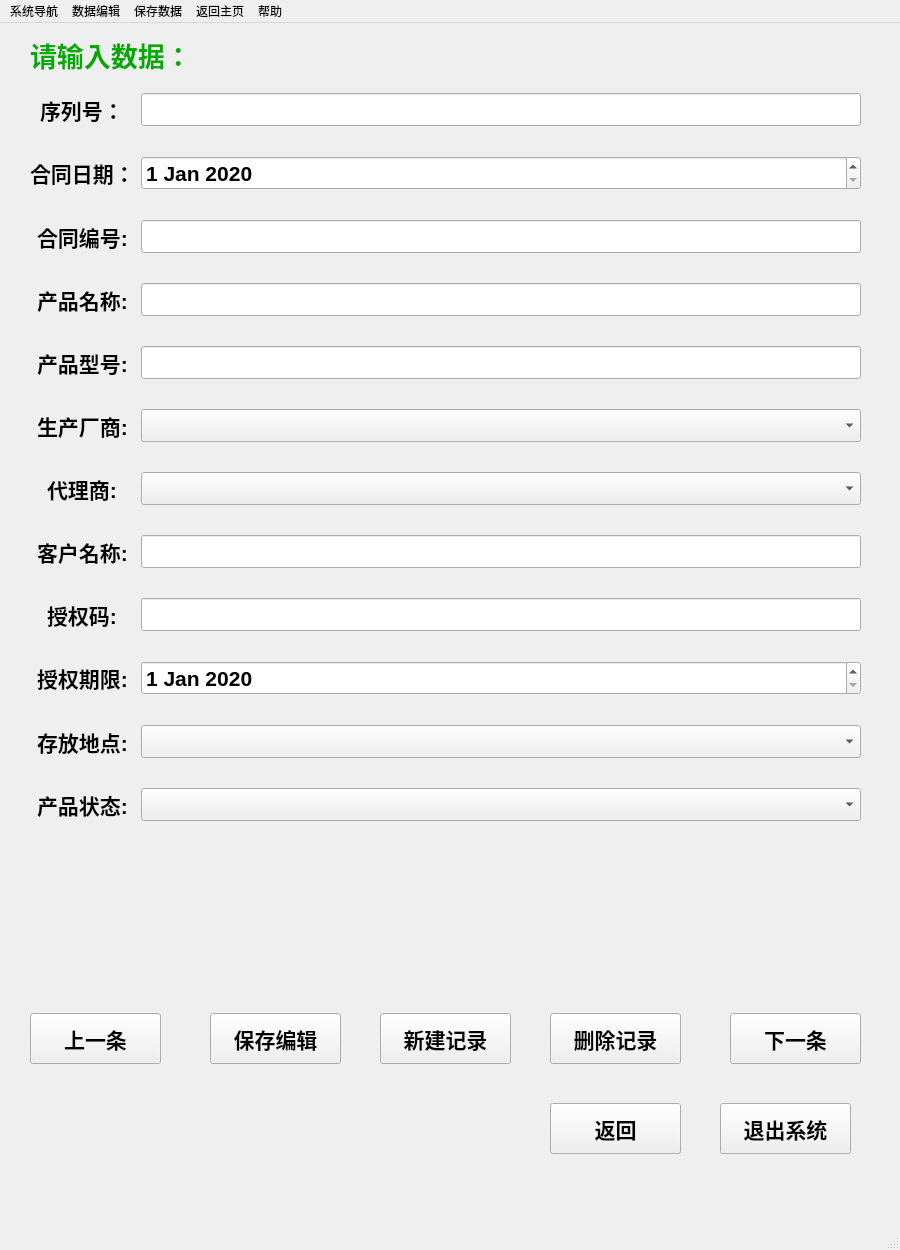
<?xml version="1.0" encoding="UTF-8"?>
<ui version="4.0">
 <class>MainWindow</class>
 <widget class="QMainWindow" name="MainWindow">
  <property name="geometry">
   <rect>
    <x>0</x>
    <y>0</y>
    <width>900</width>
    <height>1250</height>
   </rect>
  </property>
  <property name="minimumSize">
   <size>
    <width>900</width>
    <height>1250</height>
   </size>
  </property>
  <property name="windowTitle">
   <string>MainWindow</string>
  </property>
  <widget class="QWidget" name="centralwidget">
   <widget class="QPushButton" name="pushButton_4">
    <property name="geometry">
     <rect>
      <x>550</x>
      <y>1080</y>
      <width>131</width>
      <height>51</height>
     </rect>
    </property>
    <property name="font">
     <font>
      <pointsize>16</pointsize>
      <weight>75</weight>
      <bold>true</bold>
     </font>
    </property>
    <property name="text">
     <string>返回</string>
    </property>
   </widget>
   <widget class="QPushButton" name="pushButton_5">
    <property name="geometry">
     <rect>
      <x>720</x>
      <y>1080</y>
      <width>131</width>
      <height>51</height>
     </rect>
    </property>
    <property name="font">
     <font>
      <pointsize>16</pointsize>
      <weight>75</weight>
      <bold>true</bold>
     </font>
    </property>
    <property name="text">
     <string>退出系统</string>
    </property>
   </widget>
   <widget class="QPushButton" name="pushButton_1">
    <property name="geometry">
     <rect>
      <x>210</x>
      <y>990</y>
      <width>131</width>
      <height>51</height>
     </rect>
    </property>
    <property name="font">
     <font>
      <pointsize>16</pointsize>
      <weight>75</weight>
      <bold>true</bold>
     </font>
    </property>
    <property name="text">
     <string>保存编辑</string>
    </property>
   </widget>
   <widget class="QLabel" name="label_1">
    <property name="geometry">
     <rect>
      <x>30</x>
      <y>11</y>
      <width>241</width>
      <height>41</height>
     </rect>
    </property>
    <property name="font">
     <font>
      <pointsize>20</pointsize>
      <weight>75</weight>
      <bold>true</bold>
     </font>
    </property>
    <property name="styleSheet">
     <string notr="true">color: rgb(0, 170, 0);</string>
    </property>
    <property name="text">
     <string>请输入数据：</string>
    </property>
   </widget>
   <widget class="QPushButton" name="pushButton_3">
    <property name="geometry">
     <rect>
      <x>550</x>
      <y>990</y>
      <width>131</width>
      <height>51</height>
     </rect>
    </property>
    <property name="font">
     <font>
      <pointsize>16</pointsize>
      <weight>75</weight>
      <bold>true</bold>
     </font>
    </property>
    <property name="text">
     <string>删除记录</string>
    </property>
   </widget>
   <widget class="QWidget" name="formLayoutWidget">
    <property name="geometry">
     <rect>
      <x>30</x>
      <y>70</y>
      <width>831</width>
      <height>861</height>
     </rect>
    </property>
    <layout class="QFormLayout" name="formLayout">
     <property name="labelAlignment">
      <set>Qt::AlignCenter</set>
     </property>
     <property name="verticalSpacing">
      <number>30</number>
     </property>
     <item row="0" column="0">
      <widget class="QLabel" name="label_2">
       <property name="font">
        <font>
         <pointsize>16</pointsize>
         <weight>75</weight>
         <bold>true</bold>
        </font>
       </property>
       <property name="text">
        <string>序列号：</string>
       </property>
      </widget>
     </item>
     <item row="1" column="0">
      <widget class="QLabel" name="label_3">
       <property name="font">
        <font>
         <pointsize>16</pointsize>
         <weight>75</weight>
         <bold>true</bold>
        </font>
       </property>
       <property name="text">
        <string>合同日期：</string>
       </property>
      </widget>
     </item>
     <item row="2" column="0">
      <widget class="QLabel" name="label_4">
       <property name="font">
        <font>
         <pointsize>16</pointsize>
         <weight>75</weight>
         <bold>true</bold>
        </font>
       </property>
       <property name="text">
        <string>合同编号:</string>
       </property>
      </widget>
     </item>
     <item row="3" column="0">
      <widget class="QLabel" name="label_5">
       <property name="font">
        <font>
         <pointsize>16</pointsize>
         <weight>75</weight>
         <bold>true</bold>
        </font>
       </property>
       <property name="text">
        <string>产品名称:</string>
       </property>
      </widget>
     </item>
     <item row="4" column="0">
      <widget class="QLabel" name="label_6">
       <property name="font">
        <font>
         <pointsize>16</pointsize>
         <weight>75</weight>
         <bold>true</bold>
        </font>
       </property>
       <property name="text">
        <string>产品型号:</string>
       </property>
      </widget>
     </item>
     <item row="6" column="0">
      <widget class="QLabel" name="label_8">
       <property name="font">
        <font>
         <pointsize>16</pointsize>
         <weight>75</weight>
         <bold>true</bold>
        </font>
       </property>
       <property name="text">
        <string>代理商:</string>
       </property>
      </widget>
     </item>
     <item row="5" column="0">
      <widget class="QLabel" name="label_7">
       <property name="font">
        <font>
         <pointsize>16</pointsize>
         <weight>75</weight>
         <bold>true</bold>
        </font>
       </property>
       <property name="text">
        <string>生产厂商:</string>
       </property>
      </widget>
     </item>
     <item row="7" column="0">
      <widget class="QLabel" name="label_9">
       <property name="font">
        <font>
         <pointsize>16</pointsize>
         <weight>75</weight>
         <bold>true</bold>
        </font>
       </property>
       <property name="text">
        <string>客户名称:</string>
       </property>
      </widget>
     </item>
     <item row="8" column="0">
      <widget class="QLabel" name="label_10">
       <property name="font">
        <font>
         <pointsize>16</pointsize>
         <weight>75</weight>
         <bold>true</bold>
        </font>
       </property>
       <property name="text">
        <string>授权码:</string>
       </property>
      </widget>
     </item>
     <item row="9" column="0">
      <widget class="QLabel" name="label_11">
       <property name="font">
        <font>
         <pointsize>16</pointsize>
         <weight>75</weight>
         <bold>true</bold>
        </font>
       </property>
       <property name="text">
        <string>授权期限:</string>
       </property>
      </widget>
     </item>
     <item row="10" column="0">
      <widget class="QLabel" name="label_12">
       <property name="font">
        <font>
         <pointsize>16</pointsize>
         <weight>75</weight>
         <bold>true</bold>
        </font>
       </property>
       <property name="text">
        <string>存放地点:</string>
       </property>
      </widget>
     </item>
     <item row="11" column="0">
      <widget class="QLabel" name="label_13">
       <property name="font">
        <font>
         <pointsize>16</pointsize>
         <weight>75</weight>
         <bold>true</bold>
        </font>
       </property>
       <property name="text">
        <string>产品状态:</string>
       </property>
      </widget>
     </item>
     <item row="0" column="1">
      <widget class="QLineEdit" name="lineEdit_1">
       <property name="enabled">
        <bool>true</bool>
       </property>
       <property name="font">
        <font>
         <pointsize>16</pointsize>
         <weight>75</weight>
         <bold>true</bold>
        </font>
       </property>
       <property name="cursor">
        <cursorShape>ArrowCursor</cursorShape>
       </property>
       <property name="focusPolicy">
        <enum>Qt::NoFocus</enum>
       </property>
       <property name="acceptDrops">
        <bool>true</bool>
       </property>
       <property name="inputMethodHints">
        <set>Qt::ImhNone</set>
       </property>
       <property name="inputMask">
        <string/>
       </property>
      </widget>
     </item>
     <item row="1" column="1">
      <widget class="QDateEdit" name="dateEdit_1">
       <property name="font">
        <font>
         <pointsize>16</pointsize>
         <weight>75</weight>
         <bold>true</bold>
        </font>
       </property>
       <property name="date">
        <date>
         <year>2020</year>
         <month>1</month>
         <day>1</day>
        </date>
       </property>
      </widget>
     </item>
     <item row="2" column="1">
      <widget class="QLineEdit" name="lineEdit_2">
       <property name="font">
        <font>
         <pointsize>16</pointsize>
         <weight>75</weight>
         <bold>true</bold>
        </font>
       </property>
      </widget>
     </item>
     <item row="3" column="1">
      <widget class="QLineEdit" name="lineEdit_3">
       <property name="font">
        <font>
         <pointsize>16</pointsize>
         <weight>75</weight>
         <bold>true</bold>
        </font>
       </property>
      </widget>
     </item>
     <item row="4" column="1">
      <widget class="QLineEdit" name="lineEdit_4">
       <property name="font">
        <font>
         <pointsize>16</pointsize>
         <weight>75</weight>
         <bold>true</bold>
        </font>
       </property>
      </widget>
     </item>
     <item row="5" column="1">
      <widget class="QComboBox" name="comboBox_1">
       <property name="font">
        <font>
         <pointsize>16</pointsize>
         <weight>75</weight>
         <bold>true</bold>
        </font>
       </property>
      </widget>
     </item>
     <item row="6" column="1">
      <widget class="QComboBox" name="comboBox_2">
       <property name="font">
        <font>
         <pointsize>16</pointsize>
         <weight>75</weight>
         <bold>true</bold>
        </font>
       </property>
      </widget>
     </item>
     <item row="7" column="1">
      <widget class="QLineEdit" name="lineEdit_5">
       <property name="font">
        <font>
         <pointsize>16</pointsize>
         <weight>75</weight>
         <bold>true</bold>
        </font>
       </property>
      </widget>
     </item>
     <item row="8" column="1">
      <widget class="QLineEdit" name="lineEdit_6">
       <property name="font">
        <font>
         <pointsize>16</pointsize>
         <weight>75</weight>
         <bold>true</bold>
        </font>
       </property>
      </widget>
     </item>
     <item row="9" column="1">
      <widget class="QDateEdit" name="dateEdit_2">
       <property name="font">
        <font>
         <pointsize>16</pointsize>
         <weight>75</weight>
         <bold>true</bold>
        </font>
       </property>
       <property name="date">
        <date>
         <year>2020</year>
         <month>1</month>
         <day>1</day>
        </date>
       </property>
      </widget>
     </item>
     <item row="10" column="1">
      <widget class="QComboBox" name="comboBox_3">
       <property name="font">
        <font>
         <pointsize>16</pointsize>
         <weight>75</weight>
         <bold>true</bold>
        </font>
       </property>
      </widget>
     </item>
     <item row="11" column="1">
      <widget class="QComboBox" name="comboBox_4">
       <property name="font">
        <font>
         <pointsize>16</pointsize>
         <weight>75</weight>
         <bold>true</bold>
        </font>
       </property>
      </widget>
     </item>
    </layout>
   </widget>
   <widget class="QPushButton" name="pushButton_2">
    <property name="geometry">
     <rect>
      <x>380</x>
      <y>990</y>
      <width>131</width>
      <height>51</height>
     </rect>
    </property>
    <property name="font">
     <font>
      <pointsize>16</pointsize>
      <weight>75</weight>
      <bold>true</bold>
     </font>
    </property>
    <property name="text">
     <string>新建记录</string>
    </property>
   </widget>
   <widget class="QPushButton" name="pushButton_6">
    <property name="geometry">
     <rect>
      <x>30</x>
      <y>990</y>
      <width>131</width>
      <height>51</height>
     </rect>
    </property>
    <property name="font">
     <font>
      <pointsize>16</pointsize>
      <weight>75</weight>
      <bold>true</bold>
     </font>
    </property>
    <property name="text">
     <string>上一条</string>
    </property>
   </widget>
   <widget class="QPushButton" name="pushButton_7">
    <property name="geometry">
     <rect>
      <x>730</x>
      <y>990</y>
      <width>131</width>
      <height>51</height>
     </rect>
    </property>
    <property name="font">
     <font>
      <pointsize>16</pointsize>
      <weight>75</weight>
      <bold>true</bold>
     </font>
    </property>
    <property name="text">
     <string>下一条</string>
    </property>
   </widget>
  </widget>
  <widget class="QMenuBar" name="menubar">
   <property name="geometry">
    <rect>
     <x>0</x>
     <y>0</y>
     <width>900</width>
     <height>29</height>
    </rect>
   </property>
   <widget class="QMenu" name="menu">
    <property name="title">
     <string>系统导航</string>
    </property>
    <addaction name="action_11"/>
    <addaction name="separator"/>
    <addaction name="action12"/>
    <addaction name="separator"/>
    <addaction name="action13"/>
    <addaction name="separator"/>
    <addaction name="action14"/>
    <addaction name="separator"/>
    <addaction name="action15"/>
    <addaction name="separator"/>
    <addaction name="action16"/>
    <addaction name="separator"/>
    <addaction name="action17"/>
   </widget>
   <widget class="QMenu" name="menu_2">
    <property name="title">
     <string>数据编辑</string>
    </property>
    <addaction name="action21"/>
    <addaction name="action22"/>
    <addaction name="action23"/>
    <addaction name="action24"/>
    <addaction name="separator"/>
    <addaction name="action25"/>
    <addaction name="action26"/>
   </widget>
   <widget class="QMenu" name="menu_3">
    <property name="title">
     <string>保存数据</string>
    </property>
    <addaction name="action31"/>
    <addaction name="action32"/>
    <addaction name="action33"/>
    <addaction name="action34"/>
    <addaction name="separator"/>
    <addaction name="action35"/>
   </widget>
   <widget class="QMenu" name="menu_4">
    <property name="title">
     <string>返回主页</string>
    </property>
    <addaction name="action41"/>
    <addaction name="separator"/>
    <addaction name="action42"/>
    <addaction name="separator"/>
    <addaction name="action43"/>
   </widget>
   <widget class="QMenu" name="menu_5">
    <property name="title">
     <string>帮助</string>
    </property>
    <addaction name="action51"/>
    <addaction name="separator"/>
    <addaction name="action52"/>
    <addaction name="separator"/>
    <addaction name="action53"/>
   </widget>
   <addaction name="menu"/>
   <addaction name="menu_2"/>
   <addaction name="menu_3"/>
   <addaction name="menu_4"/>
   <addaction name="menu_5"/>
  </widget>
  <widget class="QStatusBar" name="statusbar"/>
  <action name="action_11">
   <property name="text">
    <string>合同管理</string>
   </property>
  </action>
  <action name="action12">
   <property name="text">
    <string>资金管理</string>
   </property>
  </action>
  <action name="action13">
   <property name="text">
    <string>服务管理</string>
   </property>
  </action>
  <action name="action14">
   <property name="text">
    <string>人员管理</string>
   </property>
  </action>
  <action name="action15">
   <property name="text">
    <string>仓储管理</string>
   </property>
  </action>
  <action name="action16">
   <property name="text">
    <string>销售管理</string>
   </property>
  </action>
  <action name="action17">
   <property name="text">
    <string>客户管理</string>
   </property>
  </action>
  <action name="action18">
   <property name="text">
    <string>18</string>
   </property>
  </action>
  <action name="action21">
   <property name="text">
    <string>修改数据</string>
   </property>
  </action>
  <action name="action22">
   <property name="text">
    <string>插入数据</string>
   </property>
  </action>
  <action name="action23">
   <property name="text">
    <string>删除数据</string>
   </property>
  </action>
  <action name="action24">
   <property name="text">
    <string>更新数据</string>
   </property>
  </action>
  <action name="action25">
   <property name="text">
    <string>数据备份</string>
   </property>
  </action>
  <action name="action26">
   <property name="text">
    <string>数据恢复</string>
   </property>
  </action>
  <action name="action31">
   <property name="text">
    <string>保存为Excel</string>
   </property>
  </action>
  <action name="action32">
   <property name="text">
    <string>保存为Word</string>
   </property>
  </action>
  <action name="action33">
   <property name="text">
    <string>保存为Txt</string>
   </property>
  </action>
  <action name="action34">
   <property name="text">
    <string>保存为图片</string>
   </property>
  </action>
  <action name="action35">
   <property name="text">
    <string>打印报表</string>
   </property>
  </action>
  <action name="action41">
   <property name="text">
    <string>返回主页</string>
   </property>
  </action>
  <action name="action42">
   <property name="text">
    <string>退出系统</string>
   </property>
  </action>
  <action name="action43">
   <property name="text">
    <string>关闭电脑</string>
   </property>
  </action>
  <action name="action51">
   <property name="text">
    <string>帮助文档</string>
   </property>
  </action>
  <action name="action52">
   <property name="text">
    <string>版权声明</string>
   </property>
  </action>
  <action name="action53">
   <property name="text">
    <string>关于</string>
   </property>
  </action>
 </widget>
 <resources/>
 <connections/>
</ui>
